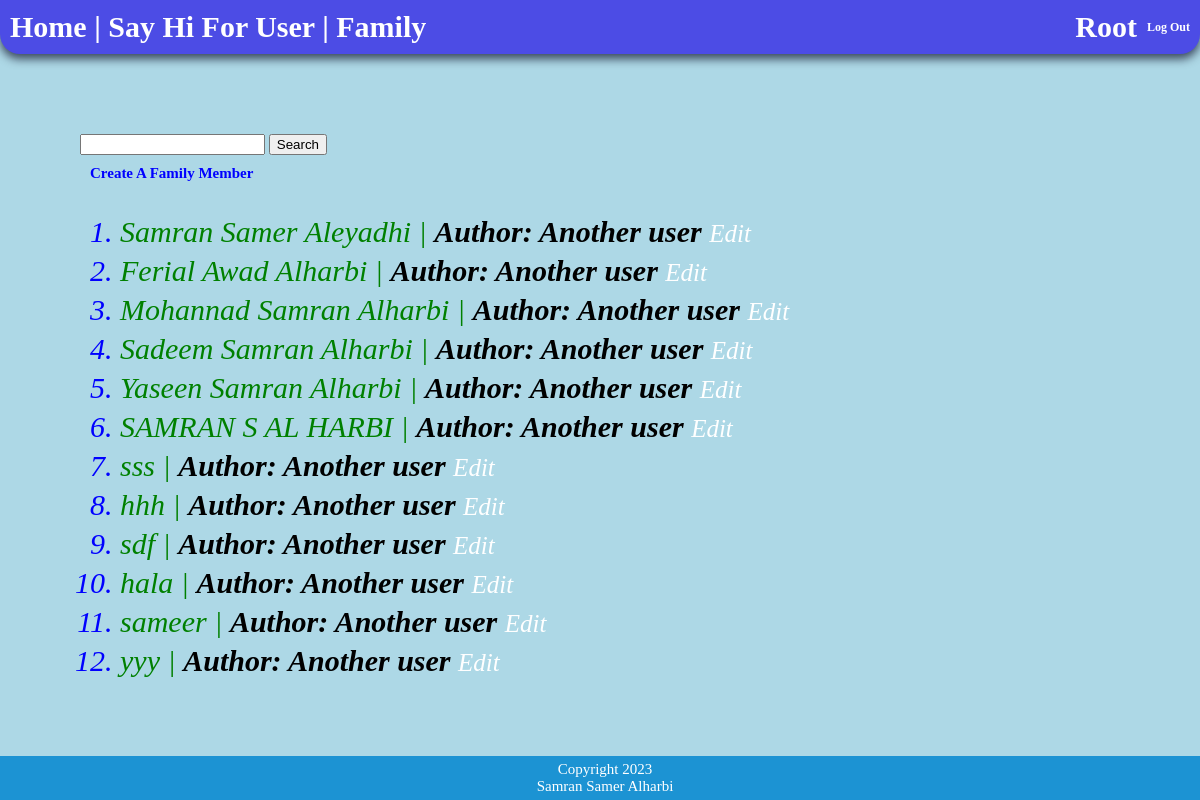
/family/ (signed in), run on the app's committed database.
### app/models.py (models this page shows, shortened)
class Family(models.Model):
    relative_choices = [
        ('F','Father'),
        ('M', 'Mother'),
        ('S', 'Son'),
        ('D', 'daughter')
    ]
    name = models.CharField(max_length=255)
    slug = models.SlugField(unique=True, blank=True, null=True)
    birth_date = models.DateField()
    phone = models.CharField(max_length=255, null=True)
    joined_date = models.DateField(auto_now_add=True)
    updated = models.DateField(auto_now=True)
    relative_choices = models.CharField(max_length=1, null=True, choices=relative_choices)
    user = models.ForeignKey(User, blank=True, null=True, on_delete=models.SET_NULL)
    def get_absolute_url(self):
        return f'/family/{self.slug}'
    def get_update_url(self):
        return reverse('family:update', kwargs={'slug': self.slug})

### app/views.py (the view)
# urls.py: path('family/', family_view, name='family'),
@login_required
def family_view(request):
    if request.GET:
        lookups = Q(name__contains=request.GET['q']) | Q(phone__contains=request.GET['q'])
        all_family = Family.objects.filter(lookups)
    else:
        all_family = Family.objects.all()
    context = {
     'all_family' : all_family,
    }
    template = loader.get_template('family.html')
    return HttpResponse(template.render(context, request))

### app/templates/family.html (shortened to what this page needs)
{% extends 'base.html' %}
{% load static %}
{% block content %}
<div class="container">
 {% if user.is_authenticated %}
    <form action="" method="GET">
        <input type="text" name="q"/>
        <input type="submit" value="Search"/>
    </form>
    <p style="color: red;">
        <a href="{% url 'family:create' %}" style="color:blue; font-weight: bold;">Create A Family Member</a>
    </p>
 <ol>
     {% for x in all_family %}
     <li style="font-size: 30px;">
         <a href="{{ x.get_absolute_url }}" style="color: green; cursor: pointer;">{{x.name}} | <span style="color:black; font-weight: bold;">Author: {% if request.user == x.user %} <span class="blink">This is you ({{ x.user }})</span>{% else %} Another user {% endif %}</span></a>
         {% if x.get_update_url %}<small><a href="{{ x.get_update_url }}">Edit</a></small>{% endif %}
     </li>
     {% endfor %}
 </ol>
{% else %}
<h1 class="msg_to_login">
    Please, Log in to view the content
</h1>
{% endif %}
</div>
{% endblock %}

### app/templates/base.html (shortened to what this page needs)
{% load static %}
<!DOCTYPE html>
<html>
<head>
  <link rel="stylesheet" href="{% static 'base.css' %}">
</head>
<body>
    <div class="bar">
        {% if user.is_authenticated %}
         <div style="display:flex; justify-content: space-between;">
             <div>
                <a href="{% url 'family:home' %}">Home</a> |
                <a href="{% url 'family:hello' %}">Say Hi For User</a> |
                <a href="{% url 'family:family' %}">Family</a>
             </div>
             <div class="user-corner">
                 <div class="usr capitalize">
                     {{user}}
                 </div>
                 <a href="{% url 'logout' %}" style="font-size:12px">Log Out</a>
             </div>
        </div>
        {% endif %}
    </div>
  <main>
    <div class="container">
 {% if user.is_authenticated  or auth_screen %}
    {% block content %}
    {% endblock %}
{% endif %}
    </div>
  </main>
    <footer>
        <p>
            Copyright 2023
        </p>
        <p>
            Samran Samer Alharbi
        </p>
    </footer>
</body>
</html>

### app/static/base.css (style rules this page uses)
body { margin: 0px; padding: 0px; background-color: lightblue; font-size: 15px; }
.container { margin: 30px; padding: 10px; }
a { color:white; text-decoration: none; }
p { margin: 10px; }
ul, ol { font-size: 30px; color: blue; font-style: italic; line-height: 1.3; }
.bar { position: sticky; top: 0; margin: 0px; padding: 10px; background-color: #4c4ce5; border-radius: 0px 0px 20px 20px; color:white; font-size:30px; text-align:right; font-weight:bold; box-shadow: 0px 5px 10px #070820b0; }
.capitalize { text-transform: capitalize; }
.user-corner { display: flex; align-items: center; gap: 10px; }
.usr { animation-name: usr; animation-duration: 4s; animation-iteration-count: infinite; }
footer { padding: 5px; position: fixed; left: 0; bottom: 0; width: 100%; background-color: #1c93d3; color: white; text-align: center; }
footer p { margin: 0px; padding: 0px; }

### data on the page
Family: name "Samran Samer Aleyadhi", shows "Another user"
Family: name "Ferial Awad Alharbi", shows "Another user"
Family: name "Mohannad Samran Alharbi", shows "Another user"
Family: name "Sadeem Samran Alharbi", shows "Another user"
Family: name "Yaseen Samran Alharbi", shows "Another user"
Family: name "SAMRAN S AL HARBI", shows "Another user"
Family: name "sss", shows "Another user"
Family: name "hhh", shows "Another user"
Family: name "sdf", shows "Another user"
Family: name "hala", shows "Another user"
Family: name "sameer", shows "Another user"
Family: name "yyy", shows "Another user"

### other printed values
{{ user }} "Root"
